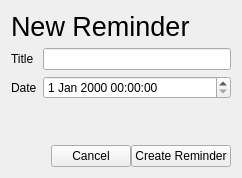
             <widget class="QWidget" name="page_11">
              <property name="autoFillBackground">
               <bool>true</bool>
              </property>
              <layout class="QVBoxLayout" name="verticalLayout_28">
               <item>
                <widget class="QLabel" name="label_71">
                 <property name="font">
                  <font>
                   <pointsize>20</pointsize>
                  </font>
                 </property>
                 <property name="text">
                  <string>New Reminder</string>
                 </property>
                </widget>
               </item>
               <item>
                <layout class="QGridLayout" name="gridLayout_17">
                 <item row="1" column="0">
                  <widget class="QLabel" name="label_73">
                   <property name="text">
                    <string>Date</string>
                   </property>
                  </widget>
                 </item>
                 <item row="0" column="0">
                  <widget class="QLabel" name="label_72">
                   <property name="text">
                    <string>Title</string>
                   </property>
                  </widget>
                 </item>
                 <item row="0" column="1">
                  <widget class="QLineEdit" name="ReminderTitle"/>
                 </item>
                 <item row="1" column="1">
                  <widget class="QDateTimeEdit" name="ReminderDate"/>
                 </item>
                </layout>
               </item>
               <item>
                <spacer name="verticalSpacer_23">
                 <property name="orientation">
                  <enum>Qt::Vertical</enum>
                 </property>
                 <property name="sizeHint" stdset="0">
                  <size>
                   <width>20</width>
                   <height>40</height>
                  </size>
                 </property>
                </spacer>
               </item>
               <item>
                <layout class="QHBoxLayout" name="horizontalLayout_40">
                 <property name="spacing">
                  <number>0</number>
                 </property>
                 <item>
                  <spacer name="horizontalSpacer_28">
                   <property name="orientation">
                    <enum>Qt::Horizontal</enum>
                   </property>
                   <property name="sizeHint" stdset="0">
                    <size>
                     <width>40</width>
                     <height>20</height>
                    </size>
                   </property>
                  </spacer>
                 </item>
                 <item>
                  <widget class="QPushButton" name="ReminderCancel">
                   <property name="text">
                    <string>Cancel</string>
                   </property>
                   <property name="icon">
                    <iconset theme="dialog-cancel">
                     <normaloff>.</normaloff>.</iconset>
                   </property>
                  </widget>
                 </item>
                 <item>
                  <widget class="QPushButton" name="ReminderCreate">
                   <property name="text">
                    <string>Create Reminder</string>
                   </property>
                   <property name="icon">
                    <iconset theme="dialog-ok">
                     <normaloff>.</normaloff>.</iconset>
                   </property>
                  </widget>
                 </item>
                </layout>
               </item>
              </layout>
             </widget>
